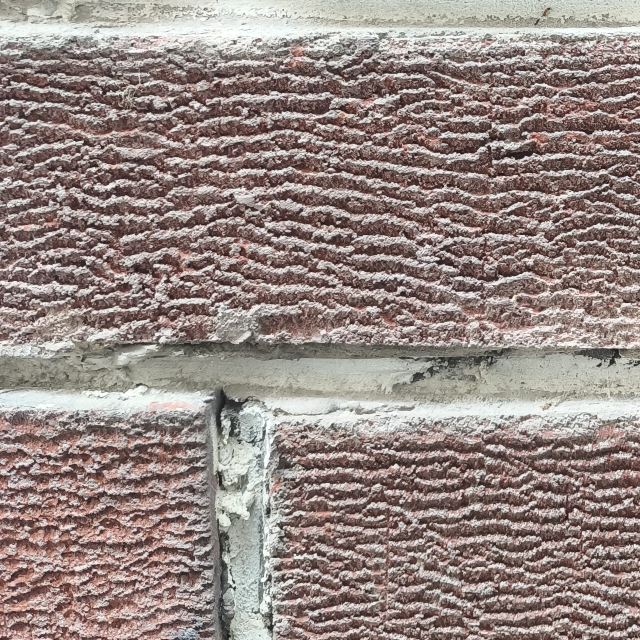
#> input picture brick-wall-detector/backend/test-images/test_brick_wall.jpg, 1280 x 1280 px (shown at 1/2 size)
$ python brick_scale.py test-images/test_brick_wall.jpg 1.0 1.0 out.png
#> lines starting #> are read from the running program, lines starting #| are printed output that depends on the picture; after the words box and inside, x2 and y2 are one past the last pixel; in counts of white or black regions, pixels touching at a corner belong together
#!/usr/bin/env python3
"""
砖块比例尺自动标定脚本（基于 numpy/Pillow，无需 OpenCV）
用法: python3 brick_scale.py <image_path> <brick_length_mm_A> <brick_width_mm_B> [annotated_output_path]
输出: JSON → stdout
"""
import sys
import os
import json
import math

MORTAR_MM = 10.0  # 典型灰缝厚度（mm）


def detect_brick_scale(image_path, brick_A_mm, brick_B_mm, annotated_path=None):
    """
    使用 OpenCV + 梯度/投影/FFT 组合估算砖缝周期，建立 px/mm 比例尺。
    重点针对超大正射图做安全缩放与多区域采样，避免内存与误检问题。
    """
#> called with image_path = 'test-images/test_brick_wall.jpg', brick_A_mm = 1, brick_B_mm = 1, annotated_path = 'out.png'
    try:
        import numpy as np
        from PIL import Image, ImageDraw
    except ImportError as e:
        return {"success": False, "message": f"缺少依赖: {e}", "method": "none"}

    try:
        import cv2
    except Exception as e:
        cv2 = None
        opencv_error = str(e)
    else:
        opencv_error = ''

    Image.MAX_IMAGE_PIXELS = None
    try:
        img = Image.open(image_path).convert("RGB")
#> img is the input picture: PIL image 1280x1280 RGB; mean R, G, B 149.5, 136, 131.3
    except Exception as e:
        return {"success": False, "message": f"无法读取图像: {e}", "method": "none"}

    orig_w, orig_h = img.size
#> orig_w = 1280; orig_h = 1280
    # 超大图先做安全缩放，保证特征提取稳定
    max_side = 2400
    sf = min(1.0, max_side / max(orig_w, orig_h))
#> sf = 1
    if sf < 1.0:
        img = img.resize((max(1, int(orig_w * sf)), max(1, int(orig_h * sf))), Image.LANCZOS)

    gray = np.array(img.convert("L"), dtype=np.uint8)
    sm_h, sm_w = gray.shape
#> sm_h = 1280; sm_w = 1280

    def fft_dominant_period(profile, min_period=4, max_period_frac=0.5):
        n = len(profile)
        if n < 20:
            return 0.0
        x = np.arange(n, dtype=np.float64)
        p = np.polyfit(x, profile, 1)
        detrended = profile - np.polyval(p, x)
        detrended -= detrended.mean()
        window = np.hanning(n)
        fft_coeffs = np.fft.rfft(detrended * window)
        power = np.abs(fft_coeffs) ** 2
        freqs = np.fft.rfftfreq(n)
        min_f = 1.0 / (n * max_period_frac)
        max_f = 1.0 / min_period
        valid = (freqs >= min_f) & (freqs <= max_f)
        if not valid.any():
            return 0.0
        pw = power.copy()
        pw[~valid] = 0.0
        idx = int(np.argmax(pw))
        f = freqs[idx]
        return 0.0 if f < 1e-9 else float(1.0 / f)

    def band_profiles(gray_img):
        if cv2 is None:
            blur = gray_img
            edges = None
        else:
            blur = cv2.GaussianBlur(gray_img, (5, 5), 0)
            edges = cv2.Canny(blur, 35, 110)
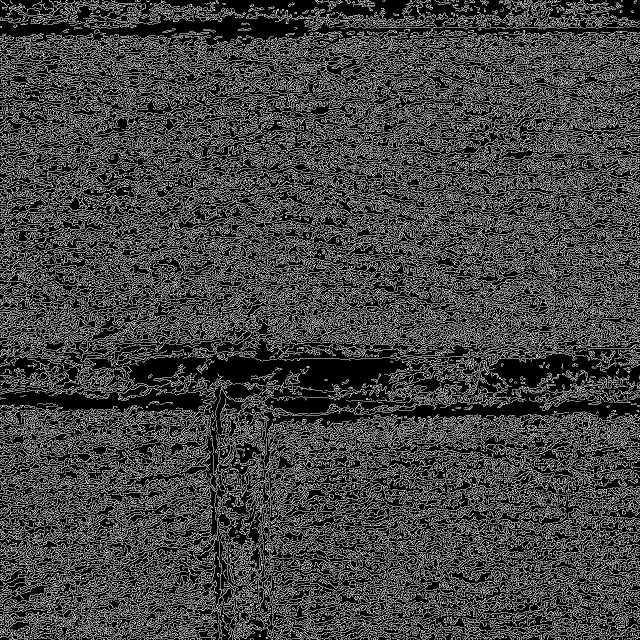
#> edges: shape (1280, 1280) (shown at 1/2 size); 25.6% white in thin lines or dots
        # 中央优先，避免边缘裁切与天空/地面干扰
        x0, x1 = int(sm_w * 0.15), int(sm_w * 0.85)
#> x0 = 192; x1 = 1088
        y0, y1 = int(sm_h * 0.15), int(sm_h * 0.85)
#> y0 = 192; y1 = 1088
        central = blur[y0:y1, x0:x1]
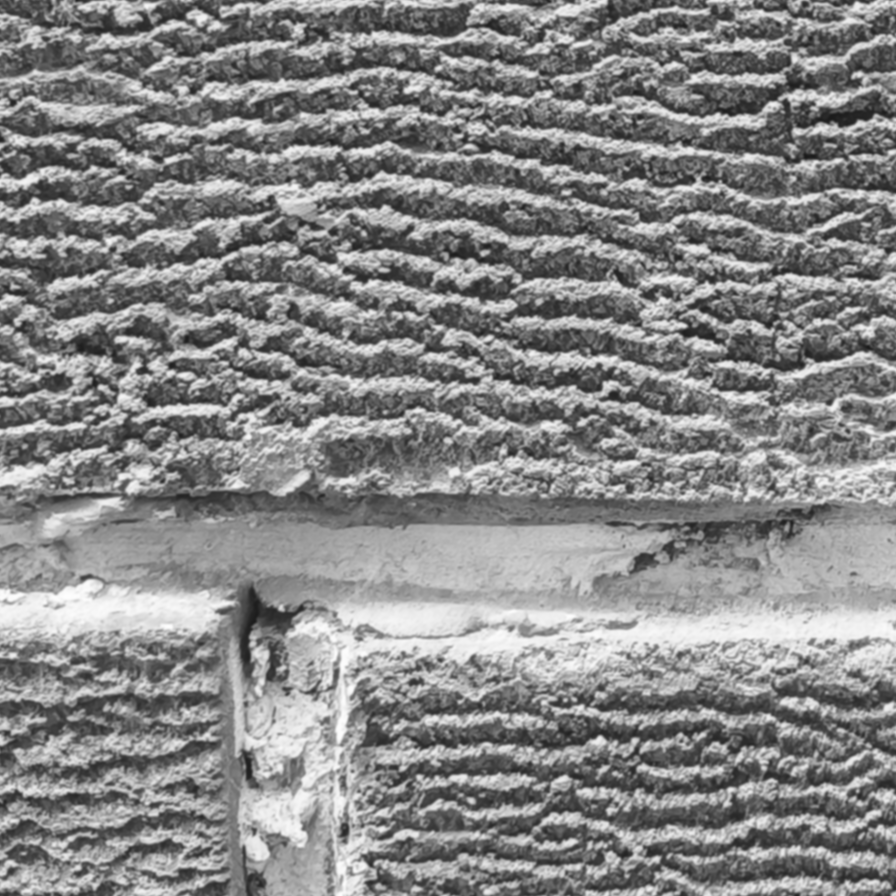
#> central: shape (896, 896); min 26, max 253, mean 134.9
        if edges is not None:
            central_edges = edges[y0:y1, x0:x1]
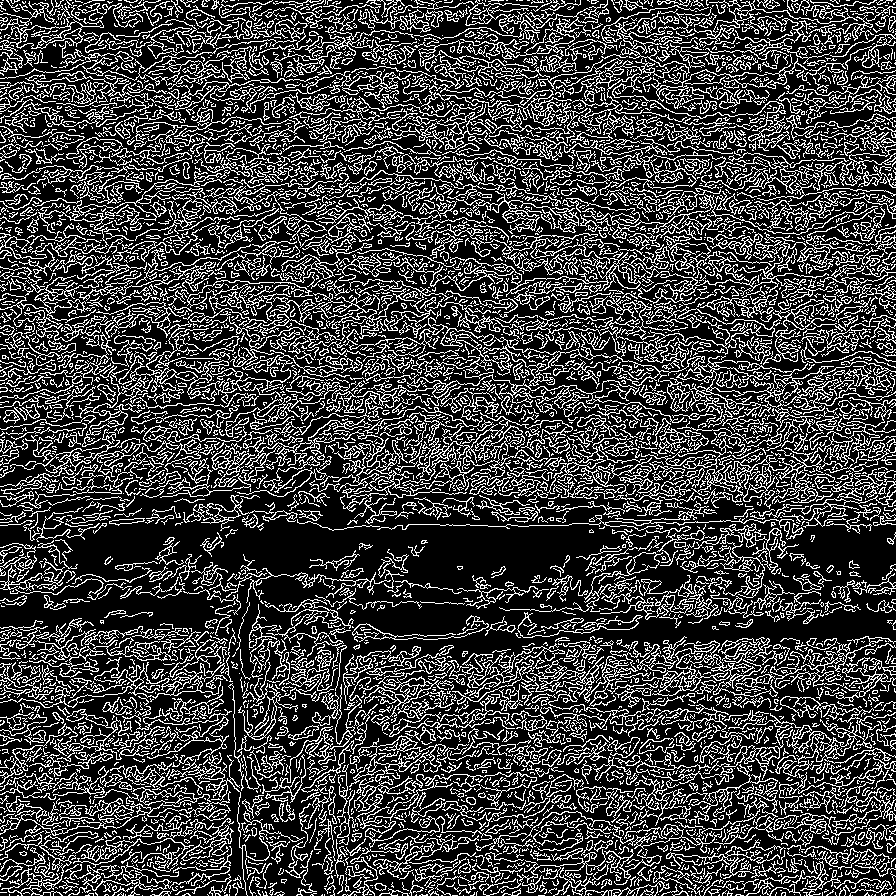
#> central_edges: shape (896, 896); 25.3% white in thin lines or dots
            h_kernel = cv2.getStructuringElement(cv2.MORPH_RECT, (max(9, central.shape[1] // 25), 1))
            v_kernel = cv2.getStructuringElement(cv2.MORPH_RECT, (1, max(9, central.shape[0] // 25)))
#> v_kernel = 35 values from 1 to 1
            h_resp = cv2.morphologyEx(central_edges, cv2.MORPH_OPEN, h_kernel)
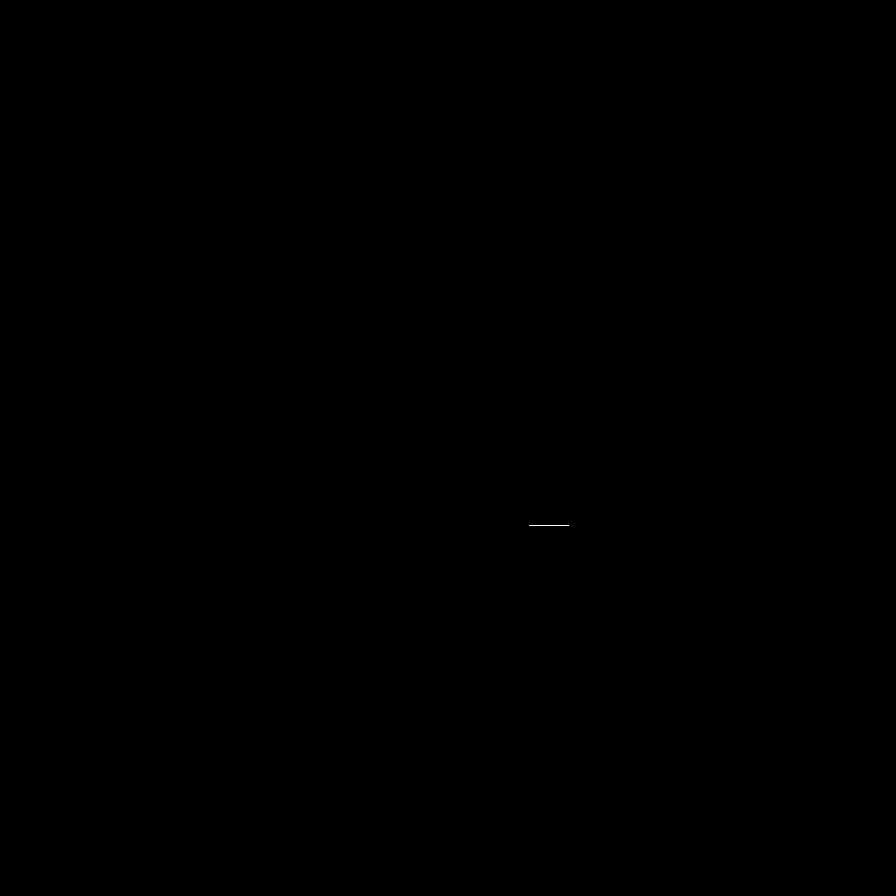
#> h_resp: shape (896, 896); 0% white in thin lines or dots, all inside (x1, y1, x2, y2) = (529, 525, 569, 526)
            v_resp = cv2.morphologyEx(central_edges, cv2.MORPH_OPEN, v_kernel)
#> v_resp: shape (896, 896); every value is 0
            row_profile = h_resp.mean(axis=1).astype(np.float64)
#> row_profile = 896 values, max 11.38 at index 525, min 0 at index 0, mean 0.0127
            col_profile = v_resp.mean(axis=0).astype(np.float64)
#> col_profile = 896 values from 0 to 0
        else:
            gy = np.abs(np.diff(central.astype(np.float32), axis=0))
            gx = np.abs(np.diff(central.astype(np.float32), axis=1))
            row_profile = gy.mean(axis=1).astype(np.float64)
            col_profile = gx.mean(axis=0).astype(np.float64)
        return row_profile, col_profile, edges

    row_profile, col_profile, edges = band_profiles(gray)
#> col_profile = 896 values from 0 to 0
    h_period_small = fft_dominant_period(row_profile, min_period=4, max_period_frac=0.42)
#> in fft_dominant_period, `n = len(profile)`: n = 896
#> in fft_dominant_period, `p = np.polyfit(x, profile, 1)`: p = [1.47e-05, 0.00612]
#> in fft_dominant_period, `detrended = profile - np.polyval(p, x)`: detrended = 896 values, max 11.37 at index 525, min -0.0193 at index 895, mean 9.91e-19
#> in fft_dominant_period, `detrended -= detrended.mean()`: detrended = 896 values, max 11.37 at index 525, min -0.0193 at index 895, mean -9.91e-19
#> in fft_dominant_period, `window = np.hanning(n)`: window = 896 values, max 1 at index 447, min 0 at index 0, mean 0.499
#> in fft_dominant_period, `power = np.abs(fft_coeffs) ** 2`: power = 449 values, max 112.4 at index 3, min 23.78 at index 0, mean 111.2
#> in fft_dominant_period, `freqs = np.fft.rfftfreq(n)`: freqs = 449 values from 0 to 0.5
#> in fft_dominant_period, `min_f = 1.0 / (n * max_period_frac)`: min_f = 0.00266
#> in fft_dominant_period, `pw = power.copy()`: pw has the same summary as power
#> in fft_dominant_period, `idx = int(np.argmax(pw))`: idx = 3
#> in fft_dominant_period, `f = freqs[idx]`: f = 0.00335
#> h_period_small = 298.7
    v_period_small = fft_dominant_period(col_profile, min_period=4, max_period_frac=0.42)
#> v_period_small = 0

    # 兜底：若中央区域过于平滑，再从上/中/下三条带做一次投票
    if h_period_small <= 0 or v_period_small <= 0:
        bands = []
        step = sm_h // 4
#> step = 320
        for start in [step // 2, step, step + step // 2]:
            y0 = max(0, start)
            y1 = min(sm_h, start + step)
            band = gray[y0:y1, :]
            if band.shape[0] < 20:
                continue
            gy = np.abs(np.diff(band.astype(np.float32), axis=0))
            gx = np.abs(np.diff(band.astype(np.float32), axis=1))
            rp = gy.mean(axis=1).astype(np.float64)
            cp = gx.mean(axis=0).astype(np.float64)
            bands.append((fft_dominant_period(rp, min_period=4, max_period_frac=0.42), fft_dominant_period(cp, min_period=4, max_period_frac=0.42)))
#> this loop made 3 passes
#> pass 1, in detect_brick_scale, `gx = np.abs(np.diff(band.astype(np.float32), axis=1))`:
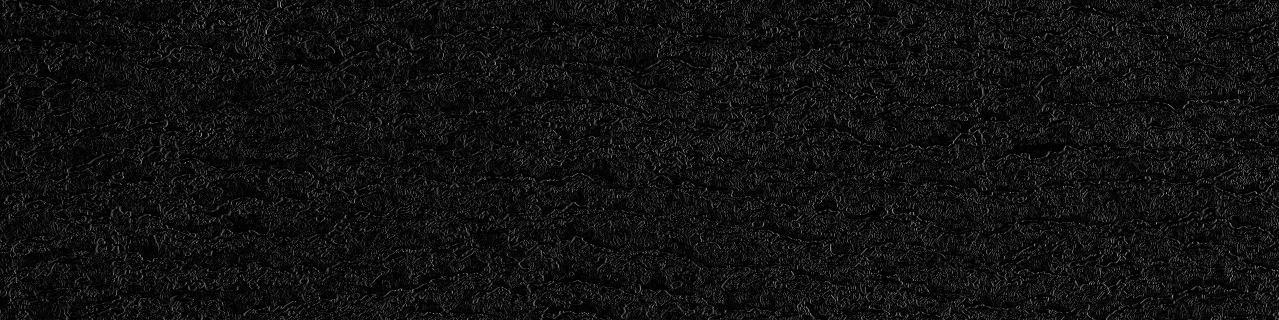
#> gx: shape (320, 1279) float32; min 0, max 159, mean 17.1
#> pass 2, in detect_brick_scale, `band = gray[y0:y1, :]`:
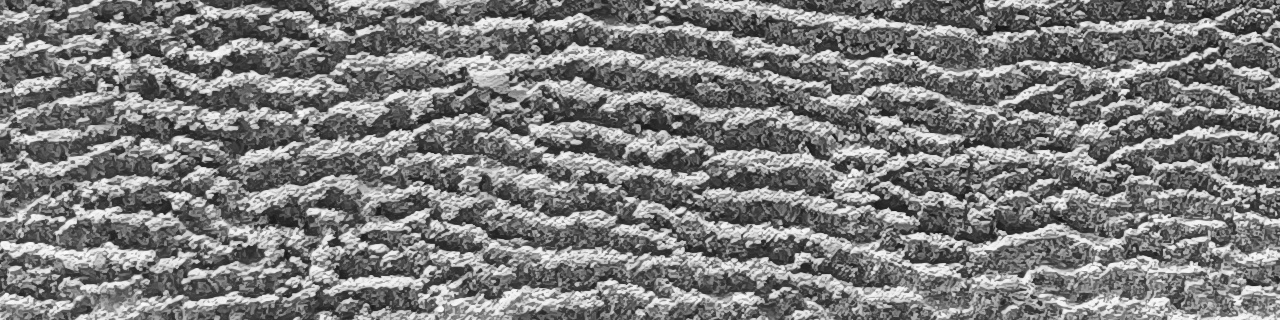
#> band: shape (320, 1280); min 19, max 255, mean 124.9
#> after the loop, bands = [(35.44, 91.36), (26.58, 213.2), (106.3, 426.3)]
        valid_h = [b[0] for b in bands if b[0] > 0]
#> valid_h = [35.44, 26.58, 106.3]
        valid_v = [b[1] for b in bands if b[1] > 0]
#> valid_v = [91.36, 213.2, 426.3]
        if valid_h:
            h_period_small = float(np.median(valid_h))
#> h_period_small = 35.44
        if valid_v:
            v_period_small = float(np.median(valid_v))
#> v_period_small = 213.2

    h_period_px = h_period_small / sf if sf > 0 else h_period_small
#> h_period_px = 35.44
    v_period_px = v_period_small / sf if sf > 0 else v_period_small
#> v_period_px = 213.2

    scales = []
    detail_parts = []
    if h_period_px > 2 and brick_B_mm > 0:
        course_mm = brick_B_mm + MORTAR_MM
        sy = h_period_px / course_mm
#> sy = 3.22
        scales.append(sy)
        detail_parts.append(f"水平周期={h_period_px:.1f}px / (B+灰缝={course_mm:.0f}mm) → {sy:.4f}px/mm")
    if v_period_px > 2 and brick_A_mm > 0:
        brick_step_mm = brick_A_mm + MORTAR_MM
        sx = v_period_px / brick_step_mm
#> sx = 19.38
        scales.append(sx)
        detail_parts.append(f"垂直周期={v_period_px:.1f}px / (A+灰缝={brick_step_mm:.0f}mm) → {sx:.4f}px/mm")

    if not scales:
        return {
            "success": False,
            "message": f"未检测到显著砖缝特征（OpenCV: {opencv_error or 'ok'}），建议使用墙体尺寸估算比例尺",
            "method": "opencv-fft",
            "image_width": orig_w,
            "image_height": orig_h,
        }

    final_scale = float(sum(scales) / len(scales))
#> final_scale = 11.3

    if annotated_path:
        try:
            _draw_annotation(image_path, annotated_path, h_period_px, v_period_px, final_scale, orig_w, orig_h, edges)
        except Exception:
            pass

    return {
        "success": True,
        "scale_px_per_mm": round(final_scale, 5),
        "method": "opencv-fft",
        "h_period_px": round(h_period_px, 2),
        "v_period_px": round(v_period_px, 2),
        "image_width": orig_w,
        "image_height": orig_h,
        "annotated_image_path": annotated_path if annotated_path and os.path.exists(annotated_path or "") else None,
        "detail": "; ".join(detail_parts),
    }


def _draw_annotation(src_path, out_path, h_period_px, v_period_px, scale, img_w, img_h, edges=None):
    """在缩略图上绘制检测到的砖缝网格线并标注比例尺信息。"""
#> called with src_path = 'test-images/test_brick_wall.jpg', out_path = 'out.png', h_period_px = 35.44, v_period_px = 213.2, scale = 11.3, img_w = 1280, img_h = 1280
    from PIL import Image, ImageDraw
    preview_max = 1200
    img = Image.open(src_path).convert("RGB")
    sf = min(1.0, preview_max / max(img.width, img.height))
#> sf = 0.938
    pw = int(img.width * sf)
#> pw = 1200
    ph = int(img.height * sf)
    img = img.resize((pw, ph), Image.LANCZOS)
#> img: PIL image 1200x1200 RGB
    draw = ImageDraw.Draw(img, "RGBA")

    h_step = h_period_px * sf
#> h_step = 33.23
    v_step = v_period_px * sf
#> v_step = 199.8

    if edges is not None:
        try:
            import numpy as np
            edge_arr = edges if edges.ndim == 2 else edges[:, :, 0]
            edge_img = Image.fromarray(edge_arr.astype(np.uint8), mode='L').resize((pw, ph))
            img = Image.blend(img.convert('RGBA'), edge_img.convert('RGB').convert('RGBA'), 0.12)
#> img: PIL image 1200x1200 RGBA
            draw = ImageDraw.Draw(img, "RGBA")
        except Exception:
            pass

    if h_step > 2:
        y = h_step
#> y = 33.23
        while y < ph:
            draw.line([(0, y), (pw, y)], fill=(180, 240, 120, 150), width=1)
            y += h_step
#> this loop made 36 passes
#> y on passes 1 to 12: 66.46, 99.69, 132.9, 166.1, 199.4, 232.6, 265.8, 299.1, 332.3, 365.5, 398.8, 432
#> after the loop, y = 1229.5

    if v_step > 2:
        x = v_step
#> x = 199.8
        while x < pw:
            draw.line([(x, 0), (x, ph)], fill=(120, 220, 255, 150), width=1)
            x += v_step
#> this loop made 6 passes
#> x on passes 1 to 6: 399.7, 599.5, 799.4, 999.2, 1199.1, 1398.9
#> after the loop, x = 1398.9

    info = f"Scale: {scale:.4f} px/mm  |  H-period: {h_period_px:.1f}px  V-period: {v_period_px:.1f}px"
    draw.rectangle([0, 0, pw, 28], fill=(0, 0, 0, 160))
    draw.text((6, 6), info, fill=(255, 255, 80))

    img.convert('RGB').save(out_path, "JPEG", quality=88)
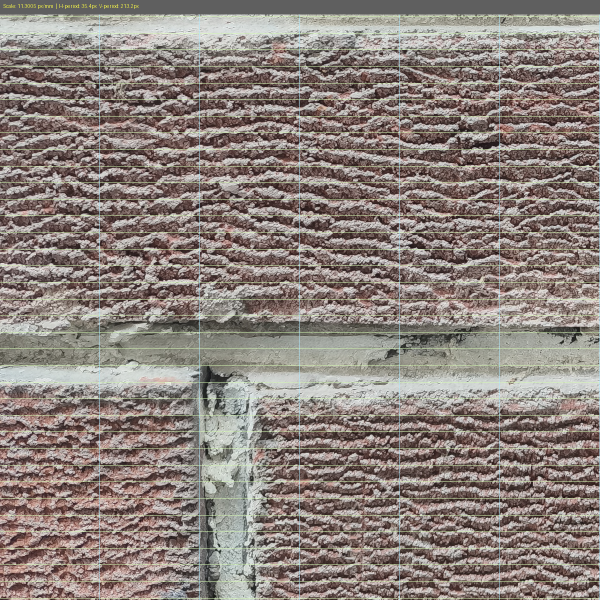
#> img: PIL image 1200x1200 RGBA (shown at 1/2 size); mean R, G, B, A 136.2, 127, 119.8, 249.1; transparent parts drawn white


def main():
    if len(sys.argv) < 4:
        print(json.dumps({
            "success": False,
            "message": "用法: brick_scale.py <image> <A_mm> <B_mm> [annotated_path]"
        }))
        sys.exit(1)

    image_path = sys.argv[1]
    try:
        brick_A = float(sys.argv[2])
        brick_B = float(sys.argv[3])
    except ValueError:
        print(json.dumps({"success": False, "message": "A_mm 和 B_mm 必须为数字"}))
        sys.exit(1)

    annotated_out = sys.argv[4] if len(sys.argv) > 4 else None
    result = detect_brick_scale(image_path, brick_A, brick_B, annotated_out)
#> result = 9 items
    print(json.dumps(result, ensure_ascii=False))
#> (printed output is left out)


if __name__ == "__main__":
    main()
